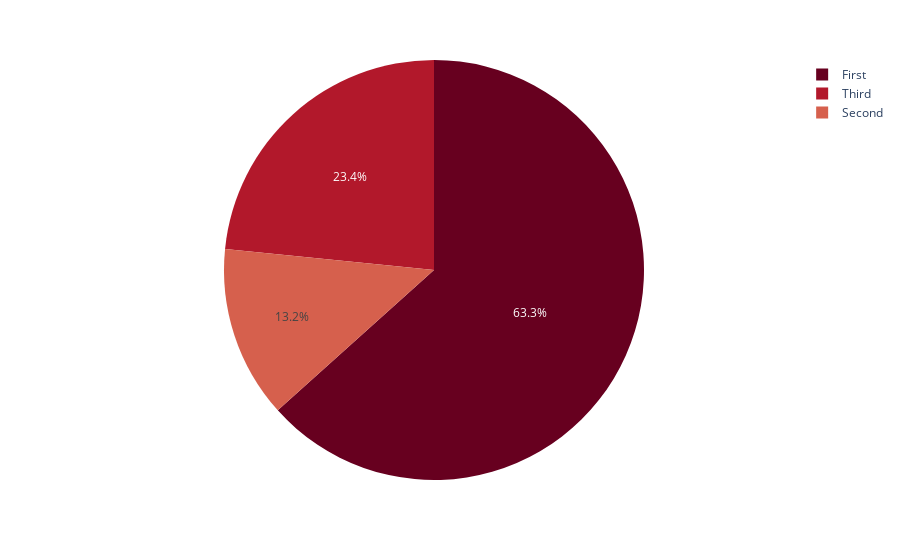

Notebook code for this chart:
### Markdown cell above
### 5.2.1) Gráfico de pizza - pie chart

Qual o preço total de passagens pagos por cada classe dos passageiros do titanic?

### Code cell
fig = px.pie(titanic, values='fare', names='class',
             color_discrete_sequence=px.colors.sequential.RdBu)
fig.show()

#color_discrete_sequence=px.colors.sequential.RdBu

### Figure 1 — Plotly figure (JSON) as saved in the notebook; plotly's stock layout.template omitted (floating-point values rounded to 4 significant figures; data arrays with more than 128 entries replaced by an {"elided": "..."} marker saying what was removed)
{"data": [{"domain": {"x": [0, 1], "y": [0, 1]}, "hovertemplate": "class=%{label}<br>fare=%{value}<extra></extra>", "labels": {"elided": "891 str values"}, "legendgroup": "", "name": "", "showlegend": true, "type": "pie", "values": {"elided": "891 float values"}}], "layout": {"legend": {"tracegroupgap": 0}, "margin": {"t": 60}, "piecolorway": ["rgb(103,0,31)", "rgb(178,24,43)", "rgb(214,96,77)", "rgb(244,165,130)", "rgb(253,219,199)", "rgb(247,247,247)", "rgb(209,229,240)", "rgb(146,197,222)", "rgb(67,147,195)", "rgb(33,102,172)", "rgb(5,48,97)"]}}
